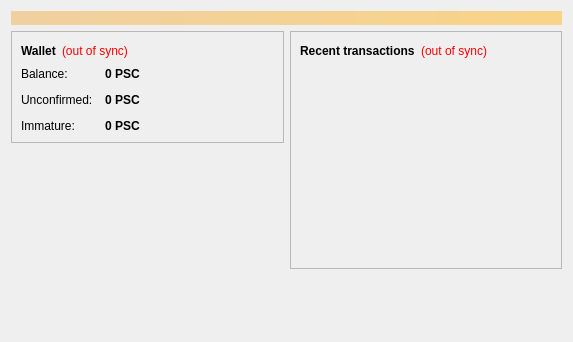
<?xml version="1.0" encoding="UTF-8"?>
<ui version="4.0">
 <class>OverviewPage</class>
 <widget class="QWidget" name="OverviewPage">
  <property name="geometry">
   <rect>
    <x>0</x>
    <y>0</y>
    <width>573</width>
    <height>342</height>
   </rect>
  </property>
  <property name="windowTitle">
   <string>Form</string>
  </property>
  <layout class="QVBoxLayout" name="topLayout">
   <item>
    <widget class="QLabel" name="labelAlerts">
     <property name="visible">
      <bool>false</bool>
     </property>
     <property name="styleSheet">
      <string notr="true">background-color: qlineargradient(x1: 0, y1: 0, x2: 1, y2: 0, stop:0 #F0D0A0, stop:1 #F8D488); color:#000000;</string>
     </property>
     <property name="wordWrap">
      <bool>true</bool>
     </property>
     <property name="margin">
      <number>3</number>
     </property>
    </widget>
   </item>
   <item>
    <layout class="QHBoxLayout" name="horizontalLayout" stretch="1,1">
     <item>
      <layout class="QVBoxLayout" name="verticalLayout_2">
       <item>
        <widget class="QFrame" name="frame">
         <property name="frameShape">
          <enum>QFrame::StyledPanel</enum>
         </property>
         <property name="frameShadow">
          <enum>QFrame::Raised</enum>
         </property>
         <layout class="QVBoxLayout" name="verticalLayout_4">
          <item>
           <layout class="QHBoxLayout" name="horizontalLayout_4">
            <item>
             <widget class="QLabel" name="label_5">
              <property name="font">
               <font>
                <weight>75</weight>
                <bold>true</bold>
               </font>
              </property>
              <property name="text">
               <string>Wallet</string>
              </property>
             </widget>
            </item>
            <item>
             <widget class="QLabel" name="labelWalletStatus">
              <property name="toolTip">
               <string>The displayed information may be out of date. Your wallet automatically synchronizes with the PesoCoin network after a connection is established, but this process has not completed yet.</string>
              </property>
              <property name="styleSheet">
               <string notr="true">QLabel { color: red; }</string>
              </property>
              <property name="text">
               <string notr="true">(out of sync)</string>
              </property>
              <property name="alignment">
               <set>Qt::AlignLeading|Qt::AlignLeft|Qt::AlignVCenter</set>
              </property>
             </widget>
            </item>
            <item>
             <spacer name="horizontalSpacer_2">
              <property name="orientation">
               <enum>Qt::Horizontal</enum>
              </property>
              <property name="sizeHint" stdset="0">
               <size>
                <width>40</width>
                <height>20</height>
               </size>
              </property>
             </spacer>
            </item>
           </layout>
          </item>
          <item>
           <layout class="QFormLayout" name="formLayout_2">
            <property name="fieldGrowthPolicy">
             <enum>QFormLayout::AllNonFixedFieldsGrow</enum>
            </property>
            <property name="horizontalSpacing">
             <number>12</number>
            </property>
            <property name="verticalSpacing">
             <number>12</number>
            </property>
            <item row="0" column="0">
             <widget class="QLabel" name="label">
              <property name="text">
               <string>Balance:</string>
              </property>
             </widget>
            </item>
            <item row="0" column="1">
             <widget class="QLabel" name="labelBalance">
              <property name="font">
               <font>
                <weight>75</weight>
                <bold>true</bold>
               </font>
              </property>
              <property name="cursor">
               <cursorShape>IBeamCursor</cursorShape>
              </property>
              <property name="toolTip">
               <string>Your current balance</string>
              </property>
              <property name="text">
               <string notr="true">0 PSC</string>
              </property>
              <property name="textInteractionFlags">
               <set>Qt::LinksAccessibleByMouse|Qt::TextSelectableByKeyboard|Qt::TextSelectableByMouse</set>
              </property>
             </widget>
            </item>
            <item row="1" column="0">
             <widget class="QLabel" name="label_3">
              <property name="text">
               <string>Unconfirmed:</string>
              </property>
             </widget>
            </item>
            <item row="1" column="1">
             <widget class="QLabel" name="labelUnconfirmed">
              <property name="font">
               <font>
                <weight>75</weight>
                <bold>true</bold>
               </font>
              </property>
              <property name="cursor">
               <cursorShape>IBeamCursor</cursorShape>
              </property>
              <property name="toolTip">
               <string>Total of transactions that have yet to be confirmed, and do not yet count toward the current balance</string>
              </property>
              <property name="text">
               <string notr="true">0 PSC</string>
              </property>
              <property name="textInteractionFlags">
               <set>Qt::LinksAccessibleByMouse|Qt::TextSelectableByKeyboard|Qt::TextSelectableByMouse</set>
              </property>
             </widget>
            </item>
            <item row="2" column="0">
             <widget class="QLabel" name="labelImmatureText">
              <property name="text">
               <string>Immature:</string>
              </property>
             </widget>
            </item>
            <item row="2" column="1">
             <widget class="QLabel" name="labelImmature">
              <property name="font">
               <font>
                <weight>75</weight>
                <bold>true</bold>
               </font>
              </property>
              <property name="toolTip">
               <string>Mined balance that has not yet matured</string>
              </property>
              <property name="text">
               <string notr="true">0 PSC</string>
              </property>
              <property name="textInteractionFlags">
               <set>Qt::LinksAccessibleByMouse|Qt::TextSelectableByKeyboard|Qt::TextSelectableByMouse</set>
              </property>
             </widget>
            </item>
           </layout>
          </item>
         </layout>
        </widget>
       </item>
       <item>
        <spacer name="verticalSpacer">
         <property name="orientation">
          <enum>Qt::Vertical</enum>
         </property>
         <property name="sizeHint" stdset="0">
          <size>
           <width>20</width>
           <height>40</height>
          </size>
         </property>
        </spacer>
       </item>
      </layout>
     </item>
     <item>
      <layout class="QVBoxLayout" name="verticalLayout_3">
       <item>
        <widget class="QFrame" name="frame_2">
         <property name="frameShape">
          <enum>QFrame::StyledPanel</enum>
         </property>
         <property name="frameShadow">
          <enum>QFrame::Raised</enum>
         </property>
         <layout class="QVBoxLayout" name="verticalLayout">
          <item>
           <layout class="QHBoxLayout" name="horizontalLayout_2">
            <item>
             <widget class="QLabel" name="label_4">
              <property name="text">
               <string>&lt;b&gt;Recent transactions&lt;/b&gt;</string>
              </property>
             </widget>
            </item>
            <item>
             <widget class="QLabel" name="labelTransactionsStatus">
              <property name="toolTip">
               <string>The displayed information may be out of date. Your wallet automatically synchronizes with the PesoCoin network after a connection is established, but this process has not completed yet.</string>
              </property>
              <property name="styleSheet">
               <string notr="true">QLabel { color: red; }</string>
              </property>
              <property name="text">
               <string notr="true">(out of sync)</string>
              </property>
              <property name="alignment">
               <set>Qt::AlignRight|Qt::AlignTrailing|Qt::AlignVCenter</set>
              </property>
             </widget>
            </item>
            <item>
             <spacer name="horizontalSpacer">
              <property name="orientation">
               <enum>Qt::Horizontal</enum>
              </property>
              <property name="sizeHint" stdset="0">
               <size>
                <width>40</width>
                <height>20</height>
               </size>
              </property>
             </spacer>
            </item>
           </layout>
          </item>
          <item>
           <widget class="QListView" name="listTransactions">
            <property name="styleSheet">
             <string notr="true">QListView { background: transparent; }</string>
            </property>
            <property name="frameShape">
             <enum>QFrame::NoFrame</enum>
            </property>
            <property name="verticalScrollBarPolicy">
             <enum>Qt::ScrollBarAlwaysOff</enum>
            </property>
            <property name="horizontalScrollBarPolicy">
             <enum>Qt::ScrollBarAlwaysOff</enum>
            </property>
            <property name="selectionMode">
             <enum>QAbstractItemView::NoSelection</enum>
            </property>
           </widget>
          </item>
         </layout>
        </widget>
       </item>
       <item>
        <spacer name="verticalSpacer_2">
         <property name="orientation">
          <enum>Qt::Vertical</enum>
         </property>
         <property name="sizeHint" stdset="0">
          <size>
           <width>20</width>
           <height>40</height>
          </size>
         </property>
        </spacer>
       </item>
      </layout>
     </item>
    </layout>
   </item>
  </layout>
 </widget>
 <resources/>
 <connections/>
</ui>
